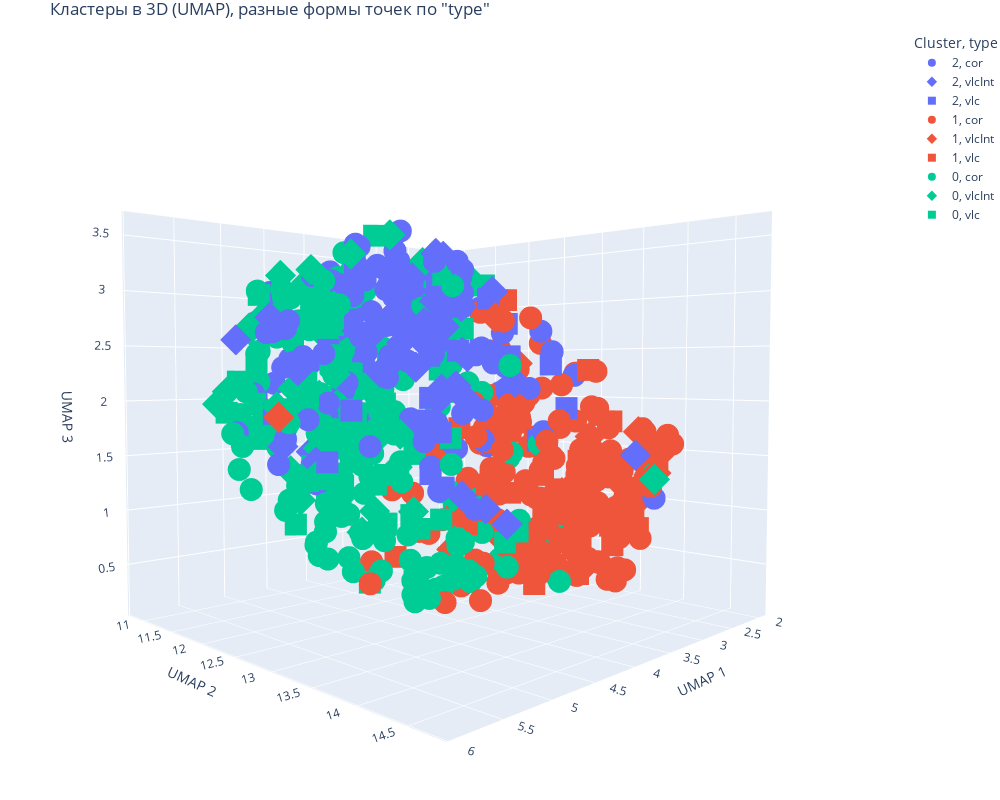

Source (notebook cell):
### Code cell
# Понижение размерности до 3D с помощью UMAP
reducer = umap.UMAP(n_components=3, random_state=42)
embedding = reducer.fit_transform(X_scaled)

# Создаем датафрейм для визуализации
data_vis = pd.DataFrame(embedding, columns=['UMAP_x', 'UMAP_y', 'UMAP_z'])
data_vis['Cluster'] = clusters_kmeans.astype(str)  # Преобразуем кластеры в строки для легенды
data_vis['type'] = final_df.iloc[:, 1].values      # Типы объектов: cor, vlc, vlcInt

# Добавляем колонку для уникального сочетания Cluster + type
data_vis['group'] = data_vis['Cluster'] + '_' + data_vis['type']

# Строим график, где цвет зависит от кластера, форма — от типа
fig = px.scatter_3d(
    data_vis,
    x='UMAP_x',
    y='UMAP_y',
    z='UMAP_z',
    color='Cluster',
    symbol='type',
    hover_data=['type'],
    title='Кластеры в 3D (UMAP), разные формы точек по "type"',
    width=1000,
    height=800
)

# Настройка внешнего вида
fig.update_layout(
    scene=dict(
        xaxis_title='UMAP 1',
        yaxis_title='UMAP 2',
        zaxis_title='UMAP 3',
        camera=dict(
            eye=dict(x=1.5, y=1.5, z=0.1)  # Позиция камеры (можно настроить)
        )
    ),
    margin=dict(l=0, r=0, b=0, t=30)  # Отступы
)

fig.show()

### Figure 1 — Plotly figure (JSON) as saved in the notebook; plotly's stock layout.template omitted (floating-point values rounded to 4 significant figures; data arrays with more than 128 entries replaced by an {"elided": "..."} marker saying what was removed)
{"data": [{"customdata": [["cor"], ["cor"], ["cor"], ["cor"], ["cor"], ["cor"], ["cor"], ["cor"], ["cor"], ["cor"], ["cor"], ["cor"], ["cor"], ["cor"], ["cor"], ["cor"], ["cor"], ["cor"], ["cor"], ["cor"], ["cor"], ["cor"], ["cor"], ["cor"], ["cor"], ["cor"], ["cor"], ["cor"], ["cor"], ["cor"], ["cor"], ["cor"], ["cor"], ["cor"], ["cor"], ["cor"], ["cor"], ["cor"], ["cor"], ["cor"], ["cor"], ["cor"], ["cor"], ["cor"], ["cor"], ["cor"], ["cor"], ["cor"], ["cor"], ["cor"], ["cor"], ["cor"], ["cor"], ["cor"], ["cor"], ["cor"], ["cor"], ["cor"], ["cor"], ["cor"], ["cor"], ["cor"], ["cor"], ["cor"], ["cor"], ["cor"], ["cor"], ["cor"], ["cor"], ["cor"], ["cor"], ["cor"], ["cor"], ["cor"], ["cor"], ["cor"], ["cor"], ["cor"], ["cor"], ["cor"], ["cor"], ["cor"], ["cor"], ["cor"], ["cor"], ["cor"], ["cor"], ["cor"], ["cor"], ["cor"], ["cor"], ["cor"], ["cor"], ["cor"], ["cor"], ["cor"], ["cor"], ["cor"], ["cor"], ["cor"], ["cor"], ["cor"], ["cor"], ["cor"], ["cor"], ["cor"], ["cor"], ["cor"], ["cor"], ["cor"], ["cor"], ["cor"], ["cor"], ["cor"], ["cor"]], "hovertemplate": "Cluster=2<br>type=%{customdata[0]}<br>UMAP_x=%{x}<br>UMAP_y=%{y}<br>UMAP_z=%{z}<extra></extra>", "legendgroup": "2, cor", "marker": {"color": "#636efa", "symbol": "circle"}, "mode": "markers", "name": "2, cor", "scene": "scene", "showlegend": true, "type": "scatter3d", "x": [5.071, 5.112, 5.232, 5.578, 3.257, 4.243, 5.037, 4.804, 3.902, 4.433, 4.31, 2.973, 3.59, 4.484, 4.705, 5.161, 4.613, 4.959, 4.342, 3.798, 3.347, 4.092, 5.124, 3.923, 3.953, 4.311, 4.285, 3.177, 3.962, 4.594, 4.423, 4.21, 3.296, 4.479, 4.212, 5.292, 2.539, 4.587, 4.745, 3.288, 3.17, 5.178, 4.891, 2.374, 4.039, 5.066, 3.652, 4.077, 3.754, 4.843, 3.837, 4.242, 4.738, 3.792, 3.995, 4.295, 5.581, 5.579, 4.257, 5.502, 3.399, 4.365, 3.67, 5.443, 5.005, 4.517, 5.022, 3.556, 5.281, 4.921, 2.994, 3.603, 5.032, 2.363, 4.637, 4.411, 3.323, 4.882, 4.602, 4.396, 4.044, 3.583, 5.402, 4.167, 3.861, 4.952, 4.996, 2.998, 2.934, 4.074, 3.96, 4.205, 3.808, 4.854, 5.241, 4.777, 2.875, 3.923, 5.569, 4.629, 4.42, 4.726, 4.853, 2.472, 3.055, 4.678, 4.999, 4.8, 4.225, 4.708, 4.871, 4.274, 2.645, 5.557, 4.78], "y": [13.32, 11.92, 11.99, 12.6, 12.98, 13.2, 13.21, 13.4, 12.93, 13.12, 10.87, 12.23, 11.55, 12.05, 12.46, 12.55, 12.75, 12.78, 11.24, 12.1, 13.25, 10.92, 11.49, 12.13, 12.06, 11.54, 13.53, 11.98, 11.78, 12.24, 12.07, 12.53, 13.35, 10.83, 11.62, 13.25, 14.08, 11.87, 12.82, 12.6, 13.28, 11.52, 13.32, 12.02, 11.9, 13.12, 11.98, 13.41, 12.68, 13.73, 12.54, 12.08, 11.83, 13.32, 12.55, 13.56, 12.83, 12.33, 13.28, 12.79, 12.68, 12.55, 11.99, 12.36, 12.9, 12.77, 12.97, 12.6, 11.98, 12.35, 13.5, 12.57, 12.61, 12.08, 12.43, 11.39, 12.35, 13.76, 11.7, 13.14, 12.06, 12.98, 12.39, 12.88, 12.48, 12.59, 11.53, 11.88, 12.35, 12.72, 13.51, 11.79, 12.82, 12.56, 11.34, 13.16, 12.57, 13.12, 12.69, 13.35, 12.83, 13.74, 13.44, 12.21, 13.29, 13.36, 12.4, 12.97, 12.35, 13.28, 11.39, 11.82, 12.17, 12.56, 12.59], "z": [2.849, 1.627, 1.456, 2.611, 2.275, 3.204, 2.221, 2.495, 2.844, 3.195, 2.398, 2.44, 2.742, 2.617, 3.356, 2.418, 3.013, 2.559, 1.28, 2.984, 2.114, 2.352, 2.719, 3.606, 3.551, 3.234, 1.951, 2.114, 2.689, 2.76, 3.44, 2.807, 2.637, 2.15, 2.075, 2.417, 1.103, 1.837, 3.136, 2.498, 1.71, 2.067, 2.924, 2.039, 1.778, 3.111, 1.8, 1.655, 3.272, 2.813, 2.944, 2.83, 3.147, 2.607, 2.931, 1.703, 2.386, 2.588, 3.125, 1.888, 2.874, 3.34, 2.848, 2.303, 3.016, 3.222, 1.659, 3.013, 2.654, 3.051, 2.234, 1.535, 2.992, 2.068, 2.359, 1.308, 0.5478, 2.129, 1.208, 1.251, 3.049, 2.447, 2.689, 2.513, 1.372, 2.175, 2.996, 1.536, 1.512, 2.784, 2.308, 3.344, 3.124, 2.916, 1.707, 2.356, 2.066, 1.044, 2.34, 1.85, 2.599, 1.944, 1.797, 2.091, 2.455, 2.41, 1.999, 2.399, 2.783, 1.699, 2.644, 3.172, 2.359, 1.726, 2.558]}, {"customdata": [["vlcInt"], ["vlcInt"], ["vlcInt"], ["vlcInt"], ["vlcInt"], ["vlcInt"], ["vlcInt"], ["vlcInt"], ["vlcInt"], ["vlcInt"], ["vlcInt"], ["vlcInt"], ["vlcInt"], ["vlcInt"], ["vlcInt"], ["vlcInt"], ["vlcInt"], ["vlcInt"], ["vlcInt"], ["vlcInt"], ["vlcInt"], ["vlcInt"], ["vlcInt"], ["vlcInt"], ["vlcInt"], ["vlcInt"], ["vlcInt"], ["vlcInt"], ["vlcInt"], ["vlcInt"], ["vlcInt"], ["vlcInt"], ["vlcInt"], ["vlcInt"], ["vlcInt"], ["vlcInt"], ["vlcInt"], ["vlcInt"], ["vlcInt"]], "hovertemplate": "Cluster=2<br>type=%{customdata[0]}<br>UMAP_x=%{x}<br>UMAP_y=%{y}<br>UMAP_z=%{z}<extra></extra>", "legendgroup": "2, vlcInt", "marker": {"color": "#636efa", "symbol": "diamond"}, "mode": "markers", "name": "2, vlcInt", "scene": "scene", "showlegend": true, "type": "scatter3d", "x": [5.108, 5.256, 5.478, 5.538, 5.075, 4.219, 4.693, 4.745, 5.499, 4.693, 4.228, 5.597, 4.201, 4.013, 4.819, 4.993, 4.3, 4.395, 4.669, 5.016, 3.913, 4.98, 4.682, 4.264, 4.199, 3.683, 4.76, 4.831, 4.902, 5.148, 5.088, 4.483, 4.782, 4.48, 4.82, 4.732, 5.443, 4.469, 3.675], "y": [12.92, 13.12, 12.62, 11.81, 13.57, 13.59, 13.48, 13.81, 12.44, 13.13, 13.76, 12.41, 12.63, 12.81, 13.63, 13.77, 13.59, 13.41, 13.68, 13.77, 13.57, 13.59, 13.38, 12.97, 11.07, 14.63, 13.76, 13.77, 12.83, 13.5, 13.18, 13.07, 13.05, 13.55, 13.31, 13.31, 12.81, 12.72, 12.52], "z": [2.597, 2.961, 2.277, 2.543, 2.589, 2.926, 2.737, 2.046, 1.657, 3.04, 1.023, 2.709, 2.726, 3.302, 2.616, 2.137, 1.135, 1.238, 2.421, 2.062, 2.18, 2.475, 2.837, 3.29, 1.451, 1.609, 2.771, 2.161, 2.562, 2.492, 2.262, 2.782, 2.39, 2.39, 2.306, 2.663, 1.55, 2.817, 2.758]}, {"customdata": [["vlc"], ["vlc"], ["vlc"], ["vlc"], ["vlc"], ["vlc"], ["vlc"], ["vlc"], ["vlc"], ["vlc"], ["vlc"], ["vlc"], ["vlc"], ["vlc"], ["vlc"], ["vlc"], ["vlc"], ["vlc"], ["vlc"], ["vlc"], ["vlc"], ["vlc"], ["vlc"], ["vlc"], ["vlc"], ["vlc"], ["vlc"], ["vlc"], ["vlc"], ["vlc"]], "hovertemplate": "Cluster=2<br>type=%{customdata[0]}<br>UMAP_x=%{x}<br>UMAP_y=%{y}<br>UMAP_z=%{z}<extra></extra>", "legendgroup": "2, vlc", "marker": {"color": "#636efa", "symbol": "square"}, "mode": "markers", "name": "2, vlc", "scene": "scene", "showlegend": true, "type": "scatter3d", "x": [4.598, 3.92, 4.47, 3.909, 5.428, 5.553, 4.816, 3.647, 4.001, 3.551, 4.994, 4.825, 3.399, 5.301, 2.949, 4.759, 4.202, 5.073, 4.414, 4.325, 3.607, 4.542, 4.504, 4.72, 3.9, 4.653, 3.792, 3.802, 3.204, 4.171], "y": [13.4, 13.48, 11.72, 13.25, 12.93, 12.39, 12.6, 12.35, 14.03, 12.16, 12.76, 13.27, 11.51, 13.08, 13.03, 13.06, 12.82, 13.3, 13.0, 12.94, 12.88, 12.98, 13.47, 10.88, 13.27, 13.42, 11.37, 13.41, 13.57, 12.8], "z": [1.324, 2.676, 2.475, 2.904, 1.556, 1.924, 3.13, 3.164, 2.327, 1.255, 3.07, 2.955, 1.767, 1.964, 1.599, 3.022, 2.409, 2.632, 1.85, 2.593, 2.467, 1.833, 2.439, 2.097, 2.443, 1.778, 1.391, 2.402, 1.939, 2.035]}, {"customdata": {"elided": "162x1 str values"}, "hovertemplate": "Cluster=1<br>type=%{customdata[0]}<br>UMAP_x=%{x}<br>UMAP_y=%{y}<br>UMAP_z=%{z}<extra></extra>", "legendgroup": "1, cor", "marker": {"color": "#EF553B", "symbol": "circle"}, "mode": "markers", "name": "1, cor", "scene": "scene", "showlegend": true, "type": "scatter3d", "x": {"elided": "162 float values"}, "y": {"elided": "162 float values"}, "z": {"elided": "162 float values"}}, {"customdata": [["vlcInt"], ["vlcInt"], ["vlcInt"], ["vlcInt"], ["vlcInt"], ["vlcInt"], ["vlcInt"], ["vlcInt"], ["vlcInt"], ["vlcInt"], ["vlcInt"], ["vlcInt"], ["vlcInt"], ["vlcInt"], ["vlcInt"], ["vlcInt"], ["vlcInt"], ["vlcInt"], ["vlcInt"], ["vlcInt"], ["vlcInt"], ["vlcInt"], ["vlcInt"], ["vlcInt"], ["vlcInt"], ["vlcInt"]], "hovertemplate": "Cluster=1<br>type=%{customdata[0]}<br>UMAP_x=%{x}<br>UMAP_y=%{y}<br>UMAP_z=%{z}<extra></extra>", "legendgroup": "1, vlcInt", "marker": {"color": "#EF553B", "symbol": "diamond"}, "mode": "markers", "name": "1, vlcInt", "scene": "scene", "showlegend": true, "type": "scatter3d", "x": [2.723, 3.426, 4.092, 5.891, 2.676, 3.041, 3.113, 2.956, 3.517, 4.259, 3.387, 3.056, 3.668, 2.85, 3.94, 2.588, 2.867, 2.797, 2.839, 2.769, 3.19, 2.999, 2.771, 3.254, 2.532, 2.744], "y": [14.22, 14.09, 11.35, 12.95, 14.29, 13.07, 13.54, 14.09, 14.71, 13.66, 13.96, 12.87, 13.74, 14.26, 12.84, 12.46, 14.22, 13.21, 14.15, 13.31, 13.49, 13.69, 13.45, 12.75, 13.74, 14.04], "z": [1.532, 1.453, 1.025, 1.928, 1.595, 0.5424, 0.8396, 1.033, 1.46, 2.71, 0.6062, 0.6349, 1.523, 1.608, 0.6494, 2.354, 1.444, 1.1, 1.458, 1.167, 0.9613, 1.677, 1.435, 0.7221, 1.186, 1.725]}, {"customdata": [["vlc"], ["vlc"], ["vlc"], ["vlc"], ["vlc"], ["vlc"], ["vlc"], ["vlc"], ["vlc"], ["vlc"], ["vlc"], ["vlc"], ["vlc"], ["vlc"], ["vlc"], ["vlc"], ["vlc"], ["vlc"], ["vlc"], ["vlc"], ["vlc"], ["vlc"], ["vlc"], ["vlc"], ["vlc"], ["vlc"], ["vlc"], ["vlc"], ["vlc"], ["vlc"], ["vlc"], ["vlc"], ["vlc"], ["vlc"], ["vlc"], ["vlc"]], "hovertemplate": "Cluster=1<br>type=%{customdata[0]}<br>UMAP_x=%{x}<br>UMAP_y=%{y}<br>UMAP_z=%{z}<extra></extra>", "legendgroup": "1, vlc", "marker": {"color": "#EF553B", "symbol": "square"}, "mode": "markers", "name": "1, vlc", "scene": "scene", "showlegend": true, "type": "scatter3d", "x": [2.751, 3.399, 3.659, 4.184, 3.004, 3.603, 2.939, 2.948, 3.452, 3.801, 2.742, 2.776, 3.933, 2.299, 2.855, 3.15, 3.411, 2.971, 3.37, 2.464, 2.604, 2.938, 3.987, 4.142, 3.52, 2.916, 3.618, 2.532, 2.765, 2.346, 2.242, 2.468, 2.985, 2.858, 3.138, 3.056], "y": [13.77, 13.37, 12.66, 13.58, 14.21, 13.81, 13.51, 13.62, 13.99, 13.63, 13.74, 14.01, 13.02, 13.03, 12.53, 12.13, 13.2, 13.9, 14.63, 13.46, 13.35, 13.09, 12.12, 13.46, 13.35, 13.52, 13.11, 13.82, 13.14, 13.66, 13.74, 12.71, 13.53, 13.7, 12.84, 12.68], "z": [0.6527, 0.3269, 1.736, 1.685, 0.8977, 0.8329, 0.371, 2.284, 1.403, 0.6047, 1.808, 0.9902, 0.899, 1.361, 2.988, 0.7797, 0.6448, 0.8768, 1.53, 0.8938, 1.13, 1.271, 0.4848, 1.313, 0.821, 0.6363, 1.282, 1.135, 1.121, 0.8953, 1.451, 0.7773, 0.9221, 0.9168, 1.094, 1.819]}, {"customdata": {"elided": "168x1 str values"}, "hovertemplate": "Cluster=0<br>type=%{customdata[0]}<br>UMAP_x=%{x}<br>UMAP_y=%{y}<br>UMAP_z=%{z}<extra></extra>", "legendgroup": "0, cor", "marker": {"color": "#00cc96", "symbol": "circle"}, "mode": "markers", "name": "0, cor", "scene": "scene", "showlegend": true, "type": "scatter3d", "x": {"elided": "168 float values"}, "y": {"elided": "168 float values"}, "z": {"elided": "168 float values"}}, {"customdata": [["vlcInt"], ["vlcInt"], ["vlcInt"], ["vlcInt"], ["vlcInt"], ["vlcInt"], ["vlcInt"], ["vlcInt"], ["vlcInt"], ["vlcInt"], ["vlcInt"], ["vlcInt"], ["vlcInt"], ["vlcInt"], ["vlcInt"], ["vlcInt"], ["vlcInt"], ["vlcInt"], ["vlcInt"], ["vlcInt"], ["vlcInt"], ["vlcInt"], ["vlcInt"], ["vlcInt"], ["vlcInt"], ["vlcInt"], ["vlcInt"], ["vlcInt"], ["vlcInt"], ["vlcInt"], ["vlcInt"], ["vlcInt"], ["vlcInt"], ["vlcInt"], ["vlcInt"], ["vlcInt"], ["vlcInt"], ["vlcInt"], ["vlcInt"], ["vlcInt"], ["vlcInt"]], "hovertemplate": "Cluster=0<br>type=%{customdata[0]}<br>UMAP_x=%{x}<br>UMAP_y=%{y}<br>UMAP_z=%{z}<extra></extra>", "legendgroup": "0, vlcInt", "marker": {"color": "#00cc96", "symbol": "diamond"}, "mode": "markers", "name": "0, vlcInt", "scene": "scene", "showlegend": true, "type": "scatter3d", "x": [4.13, 5.505, 5.368, 4.812, 5.422, 5.135, 3.167, 4.667, 4.55, 5.812, 4.931, 4.415, 3.689, 4.719, 4.335, 4.804, 4.876, 5.42, 4.474, 5.082, 5.231, 4.647, 3.557, 4.56, 5.451, 3.66, 4.296, 3.075, 4.087, 3.938, 4.249, 4.338, 4.769, 4.485, 4.376, 4.634, 5.176, 5.06, 5.469, 4.81, 4.51], "y": [12.66, 11.45, 12.24, 12.42, 12.92, 11.4, 12.37, 11.66, 11.19, 12.81, 11.89, 12.54, 12.25, 11.45, 11.69, 11.9, 13.18, 11.48, 12.01, 12.81, 12.78, 12.42, 14.73, 11.99, 12.85, 12.59, 11.28, 11.48, 11.07, 12.1, 12.66, 12.29, 12.75, 11.17, 11.96, 12.57, 11.46, 12.57, 12.13, 12.05, 11.61], "z": [3.248, 1.98, 3.074, 1.682, 1.452, 2.655, 3.157, 3.107, 2.998, 2.001, 1.105, 3.479, 3.157, 1.324, 1.952, 3.192, 1.764, 2.089, 2.381, 3.226, 2.799, 0.8427, 1.414, 1.096, 1.457, 1.083, 1.27, 1.472, 2.026, 1.347, 1.01, 0.848, 1.688, 2.102, 2.611, 1.046, 2.667, 2.249, 2.738, 1.811, 1.535]}, {"customdata": [["vlc"], ["vlc"], ["vlc"], ["vlc"], ["vlc"], ["vlc"], ["vlc"], ["vlc"], ["vlc"], ["vlc"], ["vlc"], ["vlc"], ["vlc"], ["vlc"], ["vlc"], ["vlc"], ["vlc"], ["vlc"], ["vlc"], ["vlc"], ["vlc"], ["vlc"], ["vlc"], ["vlc"], ["vlc"], ["vlc"], ["vlc"], ["vlc"], ["vlc"], ["vlc"], ["vlc"], ["vlc"], ["vlc"], ["vlc"], ["vlc"], ["vlc"], ["vlc"], ["vlc"], ["vlc"], ["vlc"], ["vlc"], ["vlc"], ["vlc"], ["vlc"], ["vlc"], ["vlc"], ["vlc"], ["vlc"], ["vlc"], ["vlc"], ["vlc"], ["vlc"], ["vlc"], ["vlc"], ["vlc"], ["vlc"], ["vlc"], ["vlc"], ["vlc"], ["vlc"], ["vlc"], ["vlc"], ["vlc"], ["vlc"], ["vlc"], ["vlc"], ["vlc"], ["vlc"], ["vlc"], ["vlc"]], "hovertemplate": "Cluster=0<br>type=%{customdata[0]}<br>UMAP_x=%{x}<br>UMAP_y=%{y}<br>UMAP_z=%{z}<extra></extra>", "legendgroup": "0, vlc", "marker": {"color": "#00cc96", "symbol": "square"}, "mode": "markers", "name": "0, vlc", "scene": "scene", "showlegend": true, "type": "scatter3d", "x": [4.522, 3.054, 4.988, 3.879, 4.814, 5.054, 4.133, 4.885, 4.481, 3.562, 5.068, 3.075, 3.799, 4.369, 4.514, 3.352, 3.943, 4.904, 3.488, 5.171, 5.206, 4.584, 4.946, 4.574, 5.269, 4.311, 4.746, 3.95, 4.556, 4.855, 4.632, 4.515, 3.884, 3.746, 3.123, 3.992, 4.078, 5.536, 4.32, 5.082, 4.245, 4.293, 4.246, 3.325, 4.539, 4.544, 4.4, 4.859, 3.51, 4.807, 5.617, 3.999, 4.826, 4.517, 4.05, 3.744, 3.399, 3.56, 4.943, 4.041, 4.296, 4.676, 4.034, 4.317, 3.439, 4.493, 3.794, 4.525, 4.945, 4.222], "y": [12.37, 12.41, 12.47, 13.43, 11.71, 12.54, 11.8, 12.05, 12.04, 11.64, 12.01, 12.3, 12.19, 13.14, 13.0, 12.16, 11.39, 12.3, 12.26, 11.05, 12.19, 11.12, 13.23, 11.0, 11.76, 11.24, 12.4, 12.99, 12.32, 12.41, 11.58, 11.73, 11.85, 12.09, 12.06, 11.84, 11.06, 11.83, 11.75, 11.43, 11.22, 13.09, 12.67, 12.19, 11.73, 11.98, 12.27, 12.34, 11.95, 11.17, 12.21, 13.68, 11.02, 11.97, 11.21, 11.63, 12.08, 12.18, 12.08, 11.96, 13.21, 12.08, 11.76, 11.93, 12.17, 12.57, 12.68, 12.45, 12.03, 12.24], "z": [0.3606, 3.13, 1.777, 0.782, 1.219, 2.66, 2.941, 1.306, 1.917, 1.671, 0.9118, 1.026, 1.473, 1.005, 0.4152, 2.545, 1.364, 2.986, 2.804, 1.88, 2.937, 1.897, 1.445, 2.853, 2.945, 2.931, 2.255, 2.651, 3.093, 1.277, 2.167, 1.717, 1.249, 0.8604, 0.956, 1.16, 1.769, 2.183, 2.659, 2.316, 2.795, 3.094, 0.3764, 1.055, 2.772, 1.007, 1.695, 1.722, 0.6789, 1.778, 2.005, 0.9231, 1.61, 1.32, 2.361, 0.6699, 1.949, 2.725, 1.429, 1.928, 2.096, 2.417, 1.51, 1.772, 2.289, 0.9199, 1.653, 3.468, 1.291, 1.974]}], "layout": {"height": 800, "legend": {"title": {"text": "Cluster, type"}, "tracegroupgap": 0}, "margin": {"b": 0, "l": 0, "r": 0, "t": 30}, "scene": {"aspectmode": "auto", "aspectratio": {"x": 1.042, "y": 1.038, "z": 0.9244}, "camera": {"eye": {"x": 1.5, "y": 1.5, "z": 0.1}}, "domain": {"x": [0, 1], "y": [0, 1]}, "xaxis": {"title": {"text": "UMAP 1"}, "type": "linear"}, "yaxis": {"title": {"text": "UMAP 2"}, "type": "linear"}, "zaxis": {"title": {"text": "UMAP 3"}, "type": "linear"}}, "title": {"text": "Кластеры в 3D (UMAP), разные формы точек по \"type\""}, "width": 1000}}
